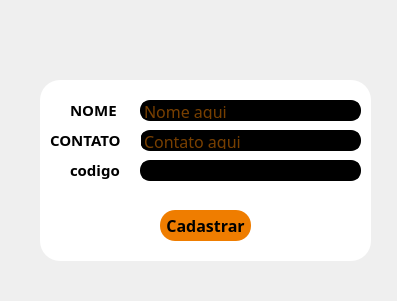
<?xml version="1.0" encoding="UTF-8"?>
<ui version="4.0">
 <class>MainWindow</class>
 <widget class="QMainWindow" name="MainWindow">
  <property name="geometry">
   <rect>
    <x>0</x>
    <y>0</y>
    <width>397</width>
    <height>301</height>
   </rect>
  </property>
  <property name="windowTitle">
   <string>MainWindow</string>
  </property>
  <widget class="QWidget" name="centralwidget">
   <widget class="QFrame" name="frame">
    <property name="geometry">
     <rect>
      <x>40</x>
      <y>80</y>
      <width>331</width>
      <height>181</height>
     </rect>
    </property>
    <property name="styleSheet">
     <string notr="true">background-color: rgb(255, 255, 255);
 border-radius: 20px;
 

	</string>
    </property>
    <property name="frameShape">
     <enum>QFrame::StyledPanel</enum>
    </property>
    <property name="frameShadow">
     <enum>QFrame::Raised</enum>
    </property>
    <widget class="QLabel" name="label_3">
     <property name="geometry">
      <rect>
       <x>30</x>
       <y>20</y>
       <width>61</width>
       <height>20</height>
      </rect>
     </property>
     <property name="font">
      <font>
       <family>Rockwell</family>
       <pointsize>11</pointsize>
       <weight>75</weight>
       <bold>true</bold>
      </font>
     </property>
     <property name="styleSheet">
      <string notr="true"> border: 0px solid Black;</string>
     </property>
     <property name="text">
      <string>NOME</string>
     </property>
    </widget>
    <widget class="QLineEdit" name="lineEdit_3">
     <property name="geometry">
      <rect>
       <x>100</x>
       <y>20</y>
       <width>221</width>
       <height>21</height>
      </rect>
     </property>
     <property name="font">
      <font>
       <family>Rockwell</family>
       <pointsize>12</pointsize>
      </font>
     </property>
     <property name="styleSheet">
      <string notr="true">background-color: black;
color: #ef7d00;
 border-radius: 10px;
 border: 2px solid Black;</string>
     </property>
     <property name="text">
      <string/>
     </property>
     <property name="placeholderText">
      <string>Nome aqui</string>
     </property>
    </widget>
    <widget class="QPushButton" name="pushButton">
     <property name="geometry">
      <rect>
       <x>120</x>
       <y>130</y>
       <width>91</width>
       <height>31</height>
      </rect>
     </property>
     <property name="font">
      <font>
       <family>Proxima Nova Bl</family>
       <pointsize>12</pointsize>
       <weight>75</weight>
       <bold>true</bold>
      </font>
     </property>
     <property name="styleSheet">
      <string notr="true">background-color: #ef7d00;
border-radius: 15px</string>
     </property>
     <property name="text">
      <string>Cadastrar</string>
     </property>
    </widget>
    <widget class="QLineEdit" name="lineEdit_6">
     <property name="geometry">
      <rect>
       <x>100</x>
       <y>50</y>
       <width>221</width>
       <height>21</height>
      </rect>
     </property>
     <property name="font">
      <font>
       <family>Rockwell</family>
       <pointsize>12</pointsize>
      </font>
     </property>
     <property name="styleSheet">
      <string notr="true">background-color: black;
color: #ef7d00;
 border-radius: 10px;
 border: 2px solid Black;</string>
     </property>
     <property name="text">
      <string/>
     </property>
     <property name="placeholderText">
      <string>Contato aqui</string>
     </property>
    </widget>
    <widget class="QLabel" name="label_9">
     <property name="geometry">
      <rect>
       <x>10</x>
       <y>50</y>
       <width>91</width>
       <height>20</height>
      </rect>
     </property>
     <property name="font">
      <font>
       <family>Rockwell</family>
       <pointsize>11</pointsize>
       <weight>75</weight>
       <bold>true</bold>
      </font>
     </property>
     <property name="styleSheet">
      <string notr="true"> border: 0px solid Black;</string>
     </property>
     <property name="text">
      <string>CONTATO</string>
     </property>
    </widget>
    <widget class="QLineEdit" name="lineEdit_7">
     <property name="geometry">
      <rect>
       <x>100</x>
       <y>80</y>
       <width>221</width>
       <height>21</height>
      </rect>
     </property>
     <property name="font">
      <font>
       <family>Rockwell</family>
       <pointsize>12</pointsize>
      </font>
     </property>
     <property name="styleSheet">
      <string notr="true">background-color: black;
color: #ef7d00;
 border-radius: 10px;
 border: 2px solid Black;</string>
     </property>
     <property name="text">
      <string/>
     </property>
     <property name="placeholderText">
      <string/>
     </property>
    </widget>
    <widget class="QLabel" name="label_10">
     <property name="geometry">
      <rect>
       <x>30</x>
       <y>80</y>
       <width>61</width>
       <height>20</height>
      </rect>
     </property>
     <property name="font">
      <font>
       <family>Rockwell</family>
       <pointsize>11</pointsize>
       <weight>75</weight>
       <bold>true</bold>
      </font>
     </property>
     <property name="styleSheet">
      <string notr="true"> border: 0px solid Black;</string>
     </property>
     <property name="text">
      <string>codigo</string>
     </property>
    </widget>
   </widget>
   <widget class="QLabel" name="label">
    <property name="geometry">
     <rect>
      <x>-600</x>
      <y>-300</y>
      <width>1111</width>
      <height>791</height>
     </rect>
    </property>
    <property name="maximumSize">
     <size>
      <width>1111</width>
      <height>16777215</height>
     </size>
    </property>
    <property name="text">
     <string/>
    </property>
    <property name="pixmap">
     <pixmap>2000x2000px.png</pixmap>
    </property>
   </widget>
   <zorder>label</zorder>
   <zorder>frame</zorder>
  </widget>
 </widget>
 <resources/>
 <connections/>
</ui>
